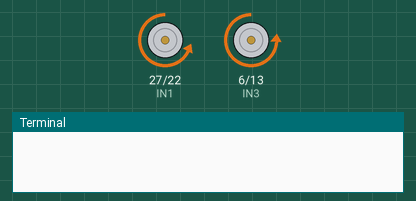
A program run on a simulated Raspberry Pi (BCM pin numbers). Shown: motor-driver pin pairs drawn as motors (green arrow = first pin HIGH = forward, orange = second pin HIGH = backward, longer = more drive, scaled by the enable pin), the last lines printed to the terminal. At 0.8 s the program stops and its outputs stay as they are.

Above: at 0.1 s.
At 0.8 s:
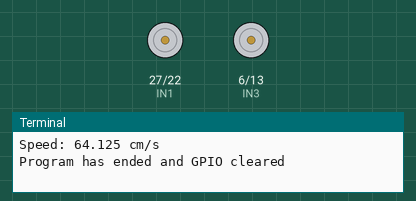
Timing chart, 0 to 2.3 s (numbered marks = the images above):
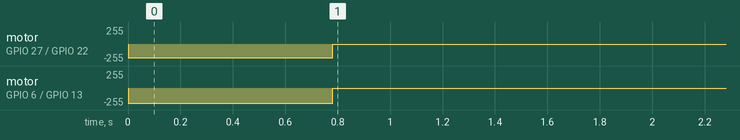

Measured:
- by itself, motor on GPIO 27 (IN1) / GPIO 22 (IN2): stopped → backward 207/255 at 0.00 s, → stopped 0.78 s later
- by itself, motor on GPIO 6 (IN3) / GPIO 13 (IN4): stopped → backward 230/255 at 0.00 s, → stopped 0.78 s later

The program:

Distance_line.py
```python
import RPi.GPIO as GPIO
import time
#Project Week 1 Code
#Where it can travel at a user inputed distance
GPIO.setmode(GPIO.BCM)
#BCM Pins on Raspberry Pi
ENA = 17
IN1 = 27
IN2 = 22
ENB = 5
IN3 = 6
IN4 = 13

GPIO.setup([ENA, IN1, IN2, ENB, IN3, IN4], GPIO.OUT)

#PWM Setup with 1kHz Duty Cycle Frequency
pwmA = GPIO.PWM(ENA, 1000)
pwmB = GPIO.PWM(ENB, 1000)
#initialize both PWM with 0
pwmA.start(0)
pwmB.start(0)
#Duty Cycle Values
PWM_VALUE=90
speedL=0.9*PWM_VALUE
speedR=PWM_VALUE

# Movement functions
def forwardmove(speedL,speedR):
    GPIO.output(IN1, GPIO.LOW)
    GPIO.output(IN2, GPIO.HIGH)
    GPIO.output(IN3, GPIO.LOW)
    GPIO.output(IN4, GPIO.HIGH)
    pwmA.ChangeDutyCycle(speedL)
    pwmB.ChangeDutyCycle(speedR)

def stopmove():
    GPIO.output(IN1, GPIO.LOW)
    GPIO.output(IN2, GPIO.LOW)
    GPIO.output(IN3, GPIO.LOW)
    GPIO.output(IN4, GPIO.LOW)
    pwmA.ChangeDutyCycle(0)
    pwmB.ChangeDutyCycle(0)

#specfic distance movement function
def forwardmove_distance(speedL,speedR,distance):
    forwardmove(speedL,speedR)
    time_needed = distance / ((speedL + speedR) / 2 * 0.75)  # Simplified time calculation
    time.sleep(time_needed)
    stopmove()
    total=distance/time_needed
    print("Speed:",total,"cm/s")

try:
    forwardmove(speedL,speedR)
    forwardmove_distance(speedL,speedR,50) #move forward with x distance.

except KeyboardInterrupt:
    pass

finally:
    pwmA.stop()
    pwmB.stop()
    GPIO.cleanup()

    print("Program has ended and GPIO cleared")
```
